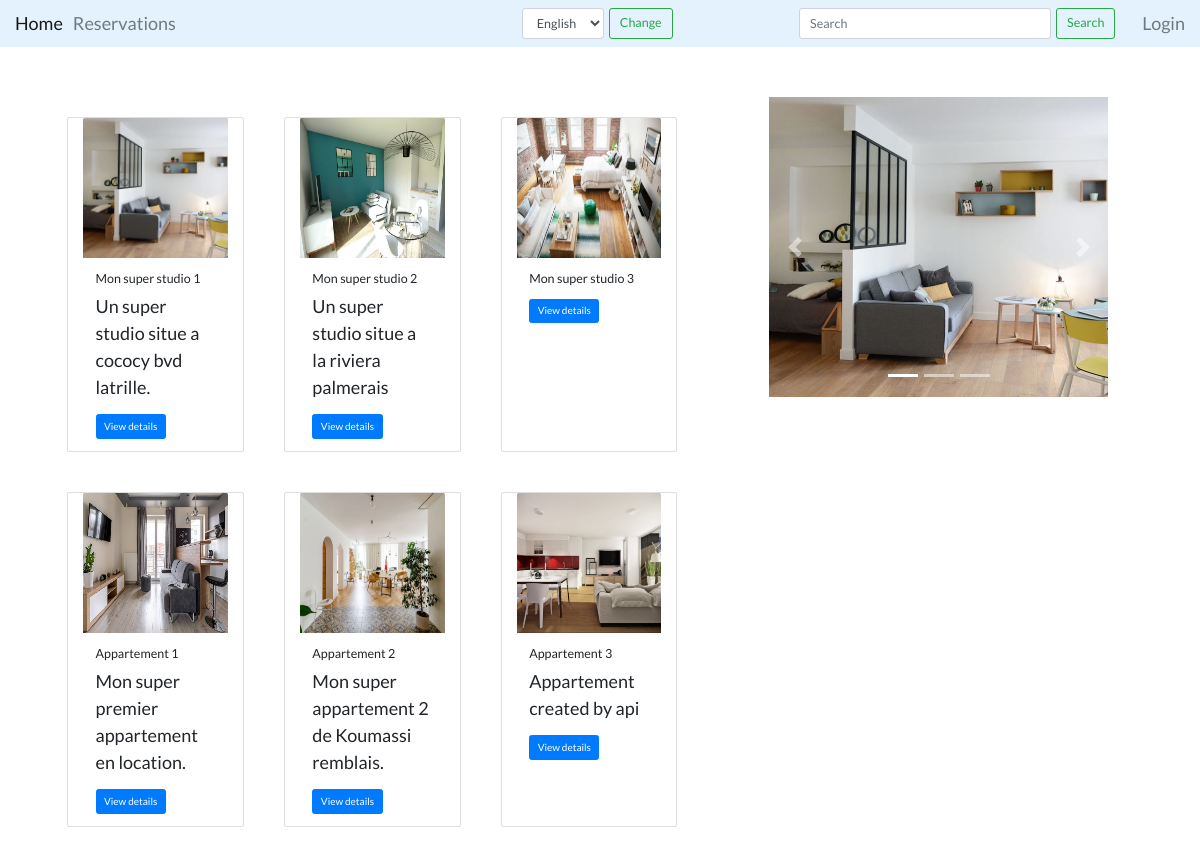
The page / on the database its author committed.
### core/models.py (models this page shows, shortened)
class Resource(models.Model):
    _upload_link = 'images/resource'
    name = models.CharField(max_length=100, unique=True)
    slug = models.SlugField(max_length=100, unique=True)
    description = models.TextField(null=True, blank=True)
    price = models.IntegerField()
    is_available = models.BooleanField(default=True)
    address_line = models.CharField(max_length=100)
    country = models.CharField(max_length=50)
    state = models.CharField(max_length=50)
    city = models.CharField(max_length=50)
    picture = models.ImageField(blank=True, upload_to=_upload_link)
    created = models.DateTimeField(auto_now_add=True)
    updated = models.DateTimeField(auto_now=True)
    type = models.ForeignKey(ResourceType,
                             on_delete=models.SET_NULL,
                             blank=True,
                             null=True)
    objects = models.Manager()  # The default manager.
    available = AvailableManager()  # Our custom manager.
    def __str__(self) -> str:
        return _("{} ( {}€ / hour )").format(self.name, self.price)

### core/views.py (the view)
# urls.py: path('', resource_list, name='home'),
def resource_list(request, type_slug=None):
    resources = cache.get('resources')
    if not resources:
        resources = Resource.available.all()
        cache.set('resources', resources)
    if type_slug:
        resources = resources.filter(type__slug=type_slug)
    context = {
        'resources': resources,
        'news': resources.order_by('created')[:3],
    }
    return render(request, 'core/resource_list.html', context)

### core/models.py (called while the page is built)
    def get_queryset(self):
        return super(AvailableManager,
                     self).get_queryset().filter(is_available=True)

### core/templates/core/resource_list.html (shortened to what this page needs)
{% extends 'base.html' %}
{% load static %}
{% load i18n %}
{% load cache %}
{% block styles %}
<link rel="stylesheet" href="{% static 'css/resource_list.css' %}" type="text/css">
{% endblock %}
{% block content %}
<div class="content container" style="margin: auto; max-width: 98vw; padding: 5rem; font-size: large;">
    <div class="sections row">
        <section class="main col-md-8 col-lg-8 col-sm-8 row">
            {% cache 900 resource_contents resources %}
            {% for resource in resources %}
            <div class="card col-lg-3 col-sm-4" style="margin: 2rem;">
                <img src="{{ resource.picture.url }}" class="card-img-top" alt="resource image">
                <div class="card-body">
                    <h5 class="card-title">{{ resource.name }}</h5>
                    <p class="card-text">{{ resource.description }}</p>
                    <a href="{% url 'core:resource_detail' resource.type.slug resource.slug %}" class="btn btn-primary">
                        {% trans "View details" %}
                    </a>
                </div>
            </div>
            {% endfor %}
            {% endcache %}
        </section>
        <section class="sidebar col-md-4 col-lg-4 col-sm-4">
            <div id="carouselInd" class="carousel slide" data-ride="carousel">
                <ol class="carousel-indicators">
                    <li data-target="#carouselInd" data-slide-to="0" class="active"></li>
                    <li data-target="#carouselInd" data-slide-to="1"></li>
                    <li data-target="#carouselInd" data-slide-to="2"></li>
                </ol>
                <div class="carousel-inner">
                    {% cache 900 new_contents news %}
                    {% for new in news %}
                    {% with forloop.counter0 as i %}
                    <div class="carousel-item {% if i is 0 %}active{% endif %}">
                        <img class="d-block w-100" src="{{ new.picture.url }}" alt="{{ new.name }}"
                            style="height: 30rem;">
                    </div>
                    {% endwith %}
                    {% endfor %}
                    {% endcache %}
                </div>
                <a class="carousel-control-prev" href="#carouselInd" role="button" data-slide="prev">
                    <span class="carousel-control-prev-icon" aria-hidden="true"></span>
                </a>
                <a class="carousel-control-next" href="#carouselInd" role="button" data-slide="next">
                    <span class="carousel-control-next-icon" aria-hidden="true"></span>
                </a>
            </div>
        </section>
    </div>
</div>
{% endblock %}

### static/css/base.css (style rules this page uses)
* { padding: 0; margin: 0; box-sizing: border-box; }
html { font-size: 10px; }
body { box-sizing: border-box; font-family: "Lato", sans-serif; }

### core/static/css/resource_list.css (style rules this page uses)
img { height: 14rem; }

### rows shown on the page
Resource: picture (picture), name "Mon super studio 1", description "Un super studio situe a cococy bvd latrille."
Resource: picture (picture), name "Mon super studio 2", description "Un super studio situe a la riviera palmerais"
Resource: picture (picture), name "Mon super studio 3"
Resource: picture (picture), name "Appartement 1", description "Mon super premier appartement en location."
Resource: picture (picture), name "Appartement 2", description "Mon super appartement 2 de Koumassi remblais."
Resource: picture (picture), name "Appartement 3", description "Appartement created by api"

### other values the page prints
form field language "English"
